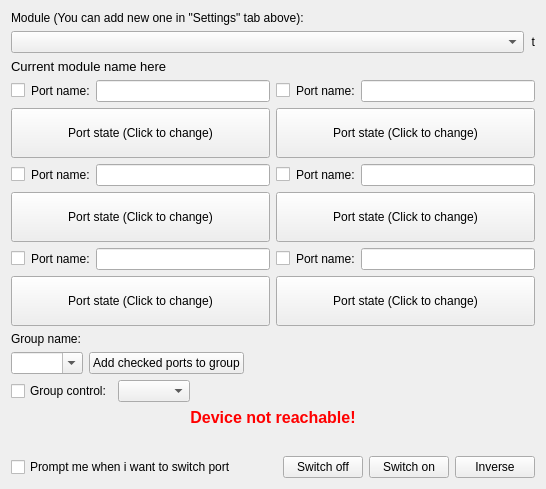
      <widget class="QWidget" name="tab_Main">
       <attribute name="title">
        <string>Control</string>
       </attribute>
       <layout class="QVBoxLayout" name="verticalLayout">
        <item>
         <widget class="QLabel" name="lbl_Device">
          <property name="sizePolicy">
           <sizepolicy hsizetype="Preferred" vsizetype="Fixed">
            <horstretch>0</horstretch>
            <verstretch>0</verstretch>
           </sizepolicy>
          </property>
          <property name="text">
           <string>Module (You can add new one in &quot;Settings&quot; tab above):</string>
          </property>
         </widget>
        </item>
        <item>
         <layout class="QHBoxLayout" name="horizontalLayout_18">
          <item>
           <widget class="QComboBox" name="cb_DeviceSelection">
            <property name="editable">
             <bool>false</bool>
            </property>
            <property name="currentText">
             <string/>
            </property>
            <property name="modelColumn">
             <number>0</number>
            </property>
           </widget>
          </item>
          <item>
           <widget class="QLabel" name="lbl_Temp">
            <property name="sizePolicy">
             <sizepolicy hsizetype="Fixed" vsizetype="Preferred">
              <horstretch>0</horstretch>
              <verstretch>0</verstretch>
             </sizepolicy>
            </property>
            <property name="maximumSize">
             <size>
              <width>16777215</width>
              <height>16777215</height>
             </size>
            </property>
            <property name="text">
             <string>t</string>
            </property>
            <property name="alignment">
             <set>Qt::AlignRight|Qt::AlignTrailing|Qt::AlignVCenter</set>
            </property>
           </widget>
          </item>
         </layout>
        </item>
        <item>
         <widget class="QLabel" name="lbl_currentModuleName">
          <property name="font">
           <font>
            <pointsize>10</pointsize>
           </font>
          </property>
          <property name="text">
           <string>Current module name here</string>
          </property>
         </widget>
        </item>
        <item>
         <layout class="QHBoxLayout" name="horizontalLayout_7">
          <item>
           <layout class="QVBoxLayout" name="verticalLayout_8">
            <item>
             <layout class="QVBoxLayout" name="verticalLayout_2">
              <item>
               <layout class="QHBoxLayout" name="horizontalLayout">
                <item>
                 <widget class="QCheckBox" name="checkbox_p1">
                  <property name="sizePolicy">
                   <sizepolicy hsizetype="Fixed" vsizetype="Fixed">
                    <horstretch>0</horstretch>
                    <verstretch>0</verstretch>
                   </sizepolicy>
                  </property>
                  <property name="text">
                   <string notr="true"/>
                  </property>
                 </widget>
                </item>
                <item>
                 <widget class="QLabel" name="lbl_p1">
                  <property name="text">
                   <string>Port name:</string>
                  </property>
                 </widget>
                </item>
                <item>
                 <widget class="QLineEdit" name="edit_p1">
                  <property name="text">
                   <string notr="true"/>
                  </property>
                 </widget>
                </item>
               </layout>
              </item>
              <item>
               <widget class="QPushButton" name="btn_p1">
                <property name="sizePolicy">
                 <sizepolicy hsizetype="Minimum" vsizetype="Minimum">
                  <horstretch>0</horstretch>
                  <verstretch>0</verstretch>
                 </sizepolicy>
                </property>
                <property name="minimumSize">
                 <size>
                  <width>0</width>
                  <height>50</height>
                 </size>
                </property>
                <property name="autoFillBackground">
                 <bool>false</bool>
                </property>
                <property name="text">
                 <string>Port state (Click to change)</string>
                </property>
                <property name="checkable">
                 <bool>false</bool>
                </property>
                <property name="flat">
                 <bool>false</bool>
                </property>
               </widget>
              </item>
             </layout>
            </item>
            <item>
             <layout class="QVBoxLayout" name="verticalLayout_3">
              <item>
               <layout class="QHBoxLayout" name="horizontalLayout_2">
                <item>
                 <widget class="QCheckBox" name="checkbox_p1_2">
                  <property name="sizePolicy">
                   <sizepolicy hsizetype="Fixed" vsizetype="Fixed">
                    <horstretch>0</horstretch>
                    <verstretch>0</verstretch>
                   </sizepolicy>
                  </property>
                  <property name="text">
                   <string notr="true"/>
                  </property>
                 </widget>
                </item>
                <item>
                 <widget class="QLabel" name="lbl_p1_2">
                  <property name="text">
                   <string>Port name:</string>
                  </property>
                 </widget>
                </item>
                <item>
                 <widget class="QLineEdit" name="edit_p1_2">
                  <property name="text">
                   <string notr="true"/>
                  </property>
                 </widget>
                </item>
               </layout>
              </item>
              <item>
               <widget class="QPushButton" name="btn_p1_2">
                <property name="sizePolicy">
                 <sizepolicy hsizetype="Minimum" vsizetype="Minimum">
                  <horstretch>0</horstretch>
                  <verstretch>0</verstretch>
                 </sizepolicy>
                </property>
                <property name="minimumSize">
                 <size>
                  <width>0</width>
                  <height>50</height>
                 </size>
                </property>
                <property name="autoFillBackground">
                 <bool>false</bool>
                </property>
                <property name="text">
                 <string>Port state (Click to change)</string>
                </property>
                <property name="flat">
                 <bool>false</bool>
                </property>
               </widget>
              </item>
             </layout>
            </item>
            <item>
             <layout class="QVBoxLayout" name="verticalLayout_4">
              <item>
               <layout class="QHBoxLayout" name="horizontalLayout_3">
                <item>
                 <widget class="QCheckBox" name="checkbox_p1_3">
                  <property name="sizePolicy">
                   <sizepolicy hsizetype="Fixed" vsizetype="Fixed">
                    <horstretch>0</horstretch>
                    <verstretch>0</verstretch>
                   </sizepolicy>
                  </property>
                  <property name="text">
                   <string notr="true"/>
                  </property>
                 </widget>
                </item>
                <item>
                 <widget class="QLabel" name="lbl_p1_3">
                  <property name="text">
                   <string>Port name:</string>
                  </property>
                 </widget>
                </item>
                <item>
                 <widget class="QLineEdit" name="edit_p1_3">
                  <property name="text">
                   <string notr="true"/>
                  </property>
                 </widget>
                </item>
               </layout>
              </item>
              <item>
               <widget class="QPushButton" name="btn_p1_3">
                <property name="sizePolicy">
                 <sizepolicy hsizetype="Minimum" vsizetype="Minimum">
                  <horstretch>0</horstretch>
                  <verstretch>0</verstretch>
                 </sizepolicy>
                </property>
                <property name="minimumSize">
                 <size>
                  <width>0</width>
                  <height>50</height>
                 </size>
                </property>
                <property name="autoFillBackground">
                 <bool>false</bool>
                </property>
                <property name="text">
                 <string>Port state (Click to change)</string>
                </property>
                <property name="flat">
                 <bool>false</bool>
                </property>
               </widget>
              </item>
             </layout>
            </item>
           </layout>
          </item>
          <item>
           <layout class="QVBoxLayout" name="verticalLayout_9">
            <item>
             <layout class="QVBoxLayout" name="verticalLayout_5">
              <item>
               <layout class="QHBoxLayout" name="horizontalLayout_4">
                <item>
                 <widget class="QCheckBox" name="checkbox_p1_4">
                  <property name="sizePolicy">
                   <sizepolicy hsizetype="Fixed" vsizetype="Fixed">
                    <horstretch>0</horstretch>
                    <verstretch>0</verstretch>
                   </sizepolicy>
                  </property>
                  <property name="text">
                   <string notr="true"/>
                  </property>
                 </widget>
                </item>
                <item>
                 <widget class="QLabel" name="lbl_p1_4">
                  <property name="text">
                   <string>Port name:</string>
                  </property>
                 </widget>
                </item>
                <item>
                 <widget class="QLineEdit" name="edit_p1_4">
                  <property name="text">
                   <string notr="true"/>
                  </property>
                 </widget>
                </item>
               </layout>
              </item>
              <item>
               <widget class="QPushButton" name="btn_p1_4">
                <property name="sizePolicy">
                 <sizepolicy hsizetype="Minimum" vsizetype="Minimum">
                  <horstretch>0</horstretch>
                  <verstretch>0</verstretch>
                 </sizepolicy>
                </property>
                <property name="minimumSize">
                 <size>
                  <width>0</width>
                  <height>50</height>
                 </size>
                </property>
                <property name="autoFillBackground">
                 <bool>false</bool>
                </property>
                <property name="text">
                 <string>Port state (Click to change)</string>
                </property>
                <property name="flat">
                 <bool>false</bool>
                </property>
               </widget>
              </item>
             </layout>
            </item>
            <item>
             <layout class="QVBoxLayout" name="verticalLayout_6">
              <item>
               <layout class="QHBoxLayout" name="horizontalLayout_5">
                <item>
                 <widget class="QCheckBox" name="checkbox_p1_5">
                  <property name="sizePolicy">
                   <sizepolicy hsizetype="Fixed" vsizetype="Fixed">
                    <horstretch>0</horstretch>
                    <verstretch>0</verstretch>
                   </sizepolicy>
                  </property>
                  <property name="text">
                   <string notr="true"/>
                  </property>
                 </widget>
                </item>
                <item>
                 <widget class="QLabel" name="lbl_p1_5">
                  <property name="text">
                   <string>Port name:</string>
                  </property>
                 </widget>
                </item>
                <item>
                 <widget class="QLineEdit" name="edit_p1_5">
                  <property name="text">
                   <string notr="true"/>
                  </property>
                 </widget>
                </item>
               </layout>
              </item>
              <item>
               <widget class="QPushButton" name="btn_p1_5">
                <property name="sizePolicy">
                 <sizepolicy hsizetype="Minimum" vsizetype="Minimum">
                  <horstretch>0</horstretch>
                  <verstretch>0</verstretch>
                 </sizepolicy>
                </property>
                <property name="minimumSize">
                 <size>
                  <width>0</width>
                  <height>50</height>
                 </size>
                </property>
                <property name="autoFillBackground">
                 <bool>false</bool>
                </property>
                <property name="text">
                 <string>Port state (Click to change)</string>
                </property>
                <property name="flat">
                 <bool>false</bool>
                </property>
               </widget>
              </item>
             </layout>
            </item>
            <item>
             <layout class="QVBoxLayout" name="verticalLayout_7">
              <item>
               <layout class="QHBoxLayout" name="horizontalLayout_6">
                <item>
                 <widget class="QCheckBox" name="checkbox_p1_6">
                  <property name="sizePolicy">
                   <sizepolicy hsizetype="Fixed" vsizetype="Fixed">
                    <horstretch>0</horstretch>
                    <verstretch>0</verstretch>
                   </sizepolicy>
                  </property>
                  <property name="text">
                   <string notr="true"/>
                  </property>
                 </widget>
                </item>
                <item>
                 <widget class="QLabel" name="lbl_p1_6">
                  <property name="text">
                   <string>Port name:</string>
                  </property>
                 </widget>
                </item>
                <item>
                 <widget class="QLineEdit" name="edit_p1_6">
                  <property name="text">
                   <string notr="true"/>
                  </property>
                 </widget>
                </item>
               </layout>
              </item>
              <item>
               <widget class="QPushButton" name="btn_p1_6">
                <property name="sizePolicy">
                 <sizepolicy hsizetype="Minimum" vsizetype="Minimum">
                  <horstretch>0</horstretch>
                  <verstretch>0</verstretch>
                 </sizepolicy>
                </property>
                <property name="minimumSize">
                 <size>
                  <width>0</width>
                  <height>50</height>
                 </size>
                </property>
                <property name="autoFillBackground">
                 <bool>false</bool>
                </property>
                <property name="text">
                 <string>Port state (Click to change)</string>
                </property>
                <property name="flat">
                 <bool>false</bool>
                </property>
               </widget>
              </item>
             </layout>
            </item>
           </layout>
          </item>
         </layout>
        </item>
        <item>
         <layout class="QVBoxLayout" name="verticalLayout_11">
          <item>
           <widget class="QLabel" name="lbl_NewGroupName">
            <property name="text">
             <string>Group name:</string>
            </property>
           </widget>
          </item>
          <item>
           <layout class="QHBoxLayout" name="horizontalLayout_8">
            <item>
             <widget class="QComboBox" name="cb_newGroupSelect">
              <property name="editable">
               <bool>true</bool>
              </property>
             </widget>
            </item>
            <item>
             <widget class="QPushButton" name="btn_addSelectedToNewGroup">
              <property name="text">
               <string>Add checked ports to group</string>
              </property>
             </widget>
            </item>
            <item>
             <spacer name="horizontalSpacer">
              <property name="orientation">
               <enum>Qt::Horizontal</enum>
              </property>
              <property name="sizeHint" stdset="0">
               <size>
                <width>40</width>
                <height>20</height>
               </size>
              </property>
             </spacer>
            </item>
           </layout>
          </item>
         </layout>
        </item>
        <item>
         <layout class="QVBoxLayout" name="verticalLayout_10">
          <item>
           <layout class="QHBoxLayout" name="horizontalLayout_9">
            <item>
             <widget class="QCheckBox" name="checkbox_GroupControl">
              <property name="text">
               <string>Group control:</string>
              </property>
             </widget>
            </item>
            <item>
             <widget class="QComboBox" name="cb_GroupSelect"/>
            </item>
            <item>
             <spacer name="horizontalSpacer_2">
              <property name="orientation">
               <enum>Qt::Horizontal</enum>
              </property>
              <property name="sizeHint" stdset="0">
               <size>
                <width>40</width>
                <height>20</height>
               </size>
              </property>
             </spacer>
            </item>
           </layout>
          </item>
         </layout>
        </item>
        <item>
         <widget class="QLabel" name="lbl_DeviceNotReachible">
          <property name="font">
           <font>
            <pointsize>12</pointsize>
            <weight>75</weight>
            <bold>true</bold>
           </font>
          </property>
          <property name="styleSheet">
           <string notr="true">color: rgb(255, 0, 0);</string>
          </property>
          <property name="text">
           <string>Device not reachable!</string>
          </property>
          <property name="alignment">
           <set>Qt::AlignCenter</set>
          </property>
         </widget>
        </item>
        <item>
         <spacer name="verticalSpacer">
          <property name="orientation">
           <enum>Qt::Vertical</enum>
          </property>
          <property name="sizeHint" stdset="0">
           <size>
            <width>20</width>
            <height>23</height>
           </size>
          </property>
         </spacer>
        </item>
        <item>
         <layout class="QHBoxLayout" name="horizontalLayout_12">
          <item>
           <widget class="QCheckBox" name="checkBox_showRequest">
            <property name="text">
             <string>Prompt me when i want to switch port</string>
            </property>
           </widget>
          </item>
          <item>
           <spacer name="horizontalSpacer_5">
            <property name="orientation">
             <enum>Qt::Horizontal</enum>
            </property>
            <property name="sizeHint" stdset="0">
             <size>
              <width>40</width>
              <height>20</height>
             </size>
            </property>
           </spacer>
          </item>
          <item>
           <widget class="QPushButton" name="btn_GroupSwitchOff">
            <property name="text">
             <string>Switch off</string>
            </property>
           </widget>
          </item>
          <item>
           <widget class="QPushButton" name="btn_GroupSwitchOn">
            <property name="text">
             <string>Switch on</string>
            </property>
           </widget>
          </item>
          <item>
           <widget class="QPushButton" name="btn_GroupInverse">
            <property name="text">
             <string>Inverse</string>
            </property>
           </widget>
          </item>
         </layout>
        </item>
       </layout>
      </widget>
